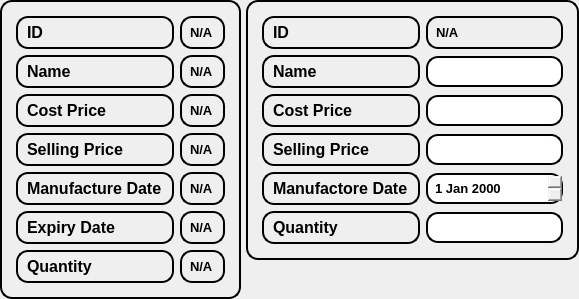
                                      <widget class="QFrame" name="frame_26">
                                       <property name="sizePolicy">
                                        <sizepolicy hsizetype="Preferred" vsizetype="Expanding">
                                         <horstretch>0</horstretch>
                                         <verstretch>0</verstretch>
                                        </sizepolicy>
                                       </property>
                                       <property name="minimumSize">
                                        <size>
                                         <width>0</width>
                                         <height>0</height>
                                        </size>
                                       </property>
                                       <property name="maximumSize">
                                        <size>
                                         <width>16777215</width>
                                         <height>16777215</height>
                                        </size>
                                       </property>
                                       <property name="styleSheet">
                                        <string notr="true">border:none;</string>
                                       </property>
                                       <property name="frameShape">
                                        <enum>QFrame::StyledPanel</enum>
                                       </property>
                                       <property name="frameShadow">
                                        <enum>QFrame::Raised</enum>
                                       </property>
                                       <layout class="QHBoxLayout" name="horizontalLayout_26">
                                        <property name="spacing">
                                         <number>5</number>
                                        </property>
                                        <property name="leftMargin">
                                         <number>0</number>
                                        </property>
                                        <property name="topMargin">
                                         <number>0</number>
                                        </property>
                                        <property name="rightMargin">
                                         <number>0</number>
                                        </property>
                                        <property name="bottomMargin">
                                         <number>0</number>
                                        </property>
                                        <item>
                                         <widget class="QFrame" name="frame_27">
                                          <property name="styleSheet">
                                           <string notr="true">border:2px solid black;
border-radius:12px;
padding:5px;</string>
                                          </property>
                                          <property name="frameShape">
                                           <enum>QFrame::StyledPanel</enum>
                                          </property>
                                          <property name="frameShadow">
                                           <enum>QFrame::Raised</enum>
                                          </property>
                                          <layout class="QGridLayout" name="gridLayout_11">
                                           <item row="0" column="0">
                                            <widget class="QLabel" name="label_56">
                                             <property name="font">
                                              <font>
                                               <pointsize>12</pointsize>
                                               <weight>75</weight>
                                               <bold>true</bold>
                                              </font>
                                             </property>
                                             <property name="text">
                                              <string>ID</string>
                                             </property>
                                            </widget>
                                           </item>
                                           <item row="0" column="1">
                                            <widget class="QLabel" name="u_id1">
                                             <property name="font">
                                              <font>
                                               <pointsize>10</pointsize>
                                               <weight>75</weight>
                                               <bold>true</bold>
                                              </font>
                                             </property>
                                             <property name="text">
                                              <string>N/A</string>
                                             </property>
                                            </widget>
                                           </item>
                                           <item row="1" column="0">
                                            <widget class="QLabel" name="label_58">
                                             <property name="font">
                                              <font>
                                               <pointsize>12</pointsize>
                                               <weight>75</weight>
                                               <bold>true</bold>
                                              </font>
                                             </property>
                                             <property name="text">
                                              <string>Name</string>
                                             </property>
                                            </widget>
                                           </item>
                                           <item row="2" column="0">
                                            <widget class="QLabel" name="label_59">
                                             <property name="font">
                                              <font>
                                               <pointsize>12</pointsize>
                                               <weight>75</weight>
                                               <bold>true</bold>
                                              </font>
                                             </property>
                                             <property name="text">
                                              <string>Cost Price</string>
                                             </property>
                                            </widget>
                                           </item>
                                           <item row="3" column="0">
                                            <widget class="QLabel" name="label_60">
                                             <property name="font">
                                              <font>
                                               <pointsize>12</pointsize>
                                               <weight>75</weight>
                                               <bold>true</bold>
                                              </font>
                                             </property>
                                             <property name="text">
                                              <string>Selling Price</string>
                                             </property>
                                            </widget>
                                           </item>
                                           <item row="4" column="0">
                                            <widget class="QLabel" name="label_61">
                                             <property name="font">
                                              <font>
                                               <pointsize>12</pointsize>
                                               <weight>75</weight>
                                               <bold>true</bold>
                                              </font>
                                             </property>
                                             <property name="text">
                                              <string>Manufacture Date</string>
                                             </property>
                                            </widget>
                                           </item>
                                           <item row="5" column="0">
                                            <widget class="QLabel" name="label_62">
                                             <property name="font">
                                              <font>
                                               <pointsize>12</pointsize>
                                               <weight>75</weight>
                                               <bold>true</bold>
                                              </font>
                                             </property>
                                             <property name="text">
                                              <string>Expiry Date</string>
                                             </property>
                                            </widget>
                                           </item>
                                           <item row="6" column="0">
                                            <widget class="QLabel" name="label_63">
                                             <property name="font">
                                              <font>
                                               <pointsize>12</pointsize>
                                               <weight>75</weight>
                                               <bold>true</bold>
                                              </font>
                                             </property>
                                             <property name="text">
                                              <string>Quantity</string>
                                             </property>
                                            </widget>
                                           </item>
                                           <item row="1" column="1">
                                            <widget class="QLabel" name="uname1">
                                             <property name="font">
                                              <font>
                                               <pointsize>10</pointsize>
                                               <weight>75</weight>
                                               <bold>true</bold>
                                              </font>
                                             </property>
                                             <property name="text">
                                              <string>N/A</string>
                                             </property>
                                            </widget>
                                           </item>
                                           <item row="2" column="1">
                                            <widget class="QLabel" name="u_cprice1">
                                             <property name="font">
                                              <font>
                                               <pointsize>10</pointsize>
                                               <weight>75</weight>
                                               <bold>true</bold>
                                              </font>
                                             </property>
                                             <property name="text">
                                              <string>N/A</string>
                                             </property>
                                            </widget>
                                           </item>
                                           <item row="3" column="1">
                                            <widget class="QLabel" name="u_sprice1">
                                             <property name="font">
                                              <font>
                                               <pointsize>10</pointsize>
                                               <weight>75</weight>
                                               <bold>true</bold>
                                              </font>
                                             </property>
                                             <property name="text">
                                              <string>N/A</string>
                                             </property>
                                            </widget>
                                           </item>
                                           <item row="4" column="1">
                                            <widget class="QLabel" name="u_mfd1">
                                             <property name="font">
                                              <font>
                                               <pointsize>10</pointsize>
                                               <weight>75</weight>
                                               <bold>true</bold>
                                              </font>
                                             </property>
                                             <property name="text">
                                              <string>N/A</string>
                                             </property>
                                            </widget>
                                           </item>
                                           <item row="5" column="1">
                                            <widget class="QLabel" name="u_exd1">
                                             <property name="font">
                                              <font>
                                               <pointsize>10</pointsize>
                                               <weight>75</weight>
                                               <bold>true</bold>
                                              </font>
                                             </property>
                                             <property name="text">
                                              <string>N/A</string>
                                             </property>
                                            </widget>
                                           </item>
                                           <item row="6" column="1">
                                            <widget class="QLabel" name="u_qty1">
                                             <property name="font">
                                              <font>
                                               <pointsize>10</pointsize>
                                               <weight>75</weight>
                                               <bold>true</bold>
                                              </font>
                                             </property>
                                             <property name="text">
                                              <string>N/A</string>
                                             </property>
                                            </widget>
                                           </item>
                                          </layout>
                                         </widget>
                                        </item>
                                        <item alignment="Qt::AlignTop">
                                         <widget class="QFrame" name="frame_28">
                                          <property name="styleSheet">
                                           <string notr="true">border:2px solid black;
border-radius:12px;
padding:5px;</string>
                                          </property>
                                          <property name="frameShape">
                                           <enum>QFrame::StyledPanel</enum>
                                          </property>
                                          <property name="frameShadow">
                                           <enum>QFrame::Raised</enum>
                                          </property>
                                          <layout class="QGridLayout" name="gridLayout_12">
                                           <item row="4" column="0">
                                            <widget class="QLabel" name="label_73">
                                             <property name="font">
                                              <font>
                                               <pointsize>12</pointsize>
                                               <weight>75</weight>
                                               <bold>true</bold>
                                              </font>
                                             </property>
                                             <property name="text">
                                              <string>Manufactore Date</string>
                                             </property>
                                            </widget>
                                           </item>
                                           <item row="2" column="0">
                                            <widget class="QLabel" name="label_76">
                                             <property name="font">
                                              <font>
                                               <pointsize>12</pointsize>
                                               <weight>75</weight>
                                               <bold>true</bold>
                                              </font>
                                             </property>
                                             <property name="text">
                                              <string>Cost Price</string>
                                             </property>
                                            </widget>
                                           </item>
                                           <item row="3" column="1">
                                            <widget class="QLineEdit" name="u_sprice2">
                                             <property name="font">
                                              <font>
                                               <pointsize>10</pointsize>
                                               <weight>75</weight>
                                               <bold>true</bold>
                                              </font>
                                             </property>
                                             <property name="clearButtonEnabled">
                                              <bool>true</bool>
                                             </property>
                                            </widget>
                                           </item>
                                           <item row="2" column="1">
                                            <widget class="QLineEdit" name="u_cprice2">
                                             <property name="font">
                                              <font>
                                               <pointsize>10</pointsize>
                                               <weight>75</weight>
                                               <bold>true</bold>
                                              </font>
                                             </property>
                                             <property name="clearButtonEnabled">
                                              <bool>true</bool>
                                             </property>
                                            </widget>
                                           </item>
                                           <item row="4" column="1">
                                            <widget class="QDateEdit" name="u_mfd2">
                                             <property name="font">
                                              <font>
                                               <pointsize>10</pointsize>
                                               <weight>75</weight>
                                               <bold>true</bold>
                                              </font>
                                             </property>
                                            </widget>
                                           </item>
                                           <item row="5" column="1">
                                            <widget class="QLineEdit" name="u_qty2">
                                             <property name="font">
                                              <font>
                                               <pointsize>10</pointsize>
                                               <weight>75</weight>
                                               <bold>true</bold>
                                              </font>
                                             </property>
                                             <property name="clearButtonEnabled">
                                              <bool>true</bool>
                                             </property>
                                            </widget>
                                           </item>
                                           <item row="3" column="0">
                                            <widget class="QLabel" name="label_72">
                                             <property name="font">
                                              <font>
                                               <pointsize>12</pointsize>
                                               <weight>75</weight>
                                               <bold>true</bold>
                                              </font>
                                             </property>
                                             <property name="text">
                                              <string>Selling Price</string>
                                             </property>
                                            </widget>
                                           </item>
                                           <item row="0" column="0">
                                            <widget class="QLabel" name="label_70">
                                             <property name="font">
                                              <font>
                                               <pointsize>12</pointsize>
                                               <weight>75</weight>
                                               <bold>true</bold>
                                              </font>
                                             </property>
                                             <property name="text">
                                              <string>ID</string>
                                             </property>
                                            </widget>
                                           </item>
                                           <item row="0" column="1">
                                            <widget class="QLabel" name="u_id2">
                                             <property name="font">
                                              <font>
                                               <pointsize>10</pointsize>
                                               <weight>75</weight>
                                               <bold>true</bold>
                                              </font>
                                             </property>
                                             <property name="text">
                                              <string>N/A</string>
                                             </property>
                                            </widget>
                                           </item>
                                           <item row="5" column="0">
                                            <widget class="QLabel" name="label_75">
                                             <property name="font">
                                              <font>
                                               <pointsize>12</pointsize>
                                               <weight>75</weight>
                                               <bold>true</bold>
                                              </font>
                                             </property>
                                             <property name="text">
                                              <string>Quantity</string>
                                             </property>
                                            </widget>
                                           </item>
                                           <item row="1" column="1">
                                            <widget class="QLineEdit" name="uname2">
                                             <property name="font">
                                              <font>
                                               <pointsize>10</pointsize>
                                               <weight>75</weight>
                                               <bold>true</bold>
                                              </font>
                                             </property>
                                             <property name="clearButtonEnabled">
                                              <bool>true</bool>
                                             </property>
                                            </widget>
                                           </item>
                                           <item row="1" column="0">
                                            <widget class="QLabel" name="label_71">
                                             <property name="font">
                                              <font>
                                               <pointsize>12</pointsize>
                                               <weight>75</weight>
                                               <bold>true</bold>
                                              </font>
                                             </property>
                                             <property name="text">
                                              <string>Name</string>
                                             </property>
                                            </widget>
                                           </item>
                                          </layout>
                                         </widget>
                                        </item>
                                       </layout>
                                      </widget>
